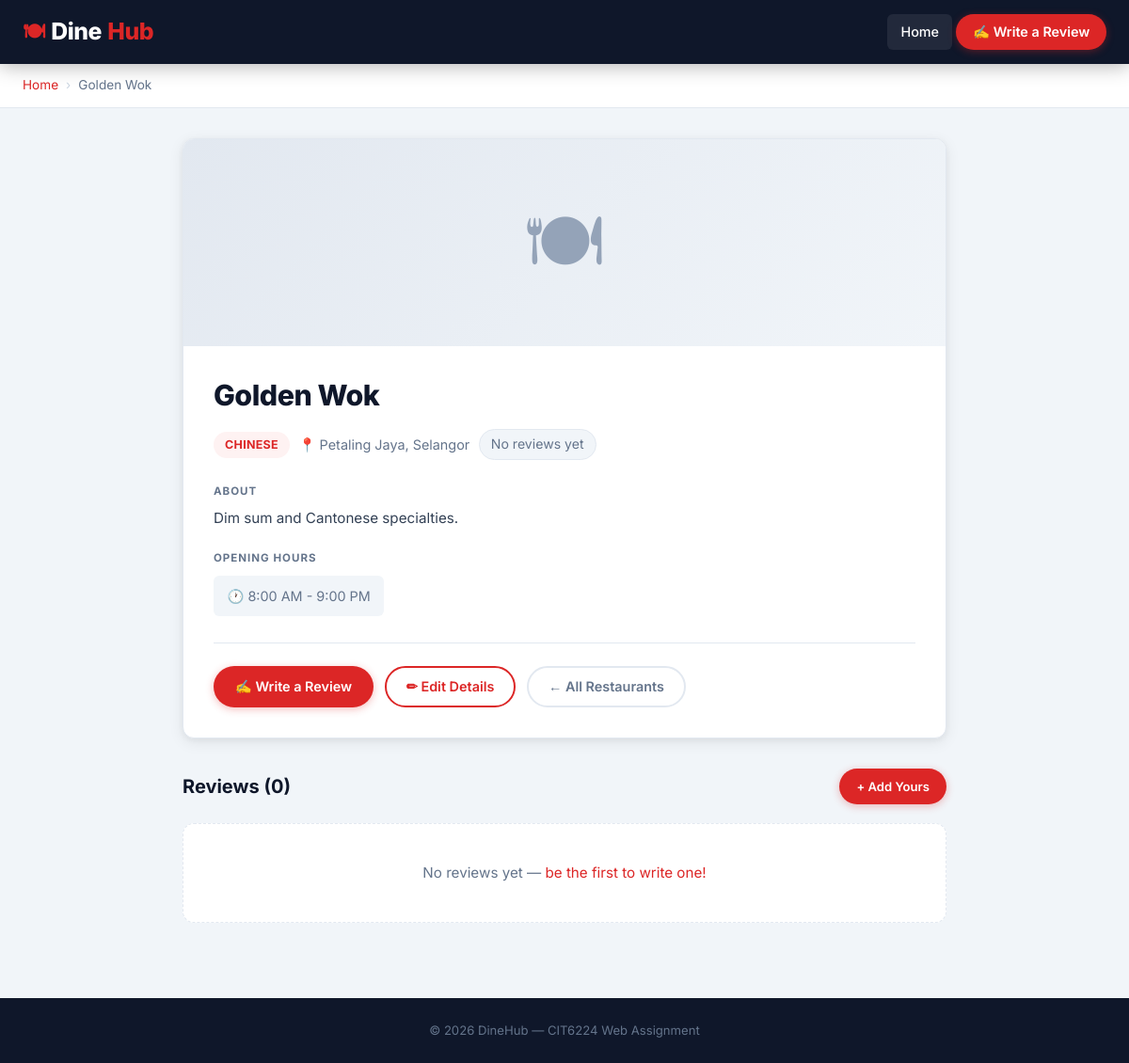
The app's page /restaurant.php?id=5 with its own data.
### tables this page shows
CREATE TABLE IF NOT EXISTS restaurants (
    id INT AUTO_INCREMENT PRIMARY KEY,
    name VARCHAR(100) NOT NULL,
    cuisine_type VARCHAR(50) NOT NULL,
    location VARCHAR(150) NOT NULL,
    description TEXT,
    opening_hours VARCHAR(100),
    image VARCHAR(255) DEFAULT 'default.jpg',
    created_at TIMESTAMP DEFAULT CURRENT_TIMESTAMP
);

### restaurant.php (the view, shortened to what this page needs)
<?php
require_once 'db.php';
$id = filter_input(INPUT_GET, 'id', FILTER_VALIDATE_INT, [
    'options' => ['min_range' => 1]
]);
$stmt = $pdo->prepare("SELECT * FROM restaurants WHERE id = :id");
$stmt->execute([':id' => $id]);
$restaurant = $stmt->fetch();
$reviewStmt = $pdo->prepare(
    "SELECT customer_name, email, rating, review_text, created_at
     FROM   reviews
     WHERE  restaurant_id = :id
     ORDER  BY created_at DESC"
);
$reviewStmt->execute([':id' => $id]);
$reviews = $reviewStmt->fetchAll();
$avgStmt = $pdo->prepare(
    "SELECT COUNT(*) AS total, ROUND(AVG(rating), 1) AS avg_rating
     FROM   reviews
     WHERE  restaurant_id = :id"
);
$avgStmt->execute([':id' => $id]);
$stats = $avgStmt->fetch();
require_once 'includes/header.php';
?>
<div class="page-header">
    <nav class="breadcrumb" aria-label="Breadcrumb">
        <a href="index.php">Home</a>
        <span class="sep">›</span>
        <span><?= htmlspecialchars($restaurant['name']) ?></span>
    </nav>
</div>
<div class="detail-container">
    <div class="detail-card">
        <?php if (!empty($restaurant['image']) && file_exists(__DIR__ . '/uploads/' . $restaurant['image'])): ?>
            <img class="detail-hero-img"
                 src="uploads/<?= htmlspecialchars($restaurant['image']) ?>"
                 alt="<?= htmlspecialchars($restaurant['name']) ?>">
        <?php else: ?>
            <div class="detail-hero-placeholder">🍽</div>
        <?php endif; ?>
        <div class="detail-body">
            <h2><?= htmlspecialchars($restaurant['name']) ?></h2>
            <div class="detail-meta">
                <span class="detail-badge"><?= htmlspecialchars($restaurant['cuisine_type']) ?></span>
                <span class="detail-location">📍 <?= htmlspecialchars($restaurant['location']) ?></span>
                <?php if ($stats['total'] > 0): ?>
                    <span class="rating-chip">
                        ★ <?= $stats['avg_rating'] ?> / 5
                        &nbsp;·&nbsp; <?= $stats['total'] ?> review<?= $stats['total'] != 1 ? 's' : '' ?>
                    </span>
                <?php else: ?>
                    <span class="rating-chip empty">No reviews yet</span>
                <?php endif; ?>
            </div>
            <?php if (!empty($restaurant['description'])): ?>
                <p class="section-label">About</p>
                <p class="detail-description">
                    <?= nl2br(htmlspecialchars($restaurant['description'])) ?>
                </p>
            <?php endif; ?>
            <?php if (!empty($restaurant['opening_hours'])): ?>
                <p class="section-label">Opening Hours</p>
                <div class="detail-hours">
                    🕐 <?= nl2br(htmlspecialchars($restaurant['opening_hours'])) ?>
                </div>
            <?php endif; ?>
            <div class="detail-actions">
                <a class="btn btn-primary"
                   href="submit-review.php?id=<?= $id ?>">✍ Write a Review</a>
                <a class="btn btn-outline"
                   href="edit-restaurant.php?id=<?= $id ?>">✏ Edit Details</a>
                <a class="btn btn-ghost" href="index.php">← All Restaurants</a>
            </div>
        </div>
    </div>
    <div class="reviews-section">
        <div class="reviews-header">
            <h3>Reviews (<?= $stats['total'] ?>)</h3>
            <a class="btn btn-primary btn-sm" href="submit-review.php?id=<?= $id ?>">
                + Add Yours
            </a>
        </div>
        <?php if (count($reviews) === 0): ?>
            <div class="no-reviews-msg">
                No reviews yet — <a href="submit-review.php?id=<?= $id ?>"
                   style="color:var(--red)">be the first to write one!</a>
            </div>
        <?php endif; ?>
    </div>
</div>
<?php require_once 'includes/footer.php'; ?>

### style.css (style rules this page uses)
:root { --navy: #0f172a; --navy-mid: #1e293b; --red: #dc2626; --red-dark: #b91c1c; --red-light: #fef2f2; --amber: #f59e0b; --green: #16a34a; --green-light: #f0fdf4; --bg: #f1f5f9; --surface: #ffffff; --border: #e2e8f0; --text: #0f172a; --text-muted: #64748b; --radius-sm: 6px; --radius: 12px; --radius-lg: 20px; --shadow-sm: 0 1px 3px rgba(0,0,0,.08), 0 1px 2px rgba(0,0,0,.04); --shadow: 0 4px 16px rgba(0,0,0,.08), 0 2px 6px rgba(0,0,0,.04); --shadow-lg: 0 12px 40px rgba(0,0,0,.12), 0 4px 12px rgba(0,0,0,.06); --transition: 0.22s ease; --nav-height: 68px; }
*, *::before, *::after { box-sizing: border-box; margin: 0; padding: 0; }
html { scroll-behavior: smooth; }
body { font-family: 'Inter', 'Segoe UI', Arial, sans-serif; background: var(--bg); color: var(--text); line-height: 1.6; padding-top: var(--nav-height); }
a { text-decoration: none; color: inherit; }
.page-header { background: var(--surface); border-bottom: 1px solid var(--border); padding: 0.75rem 1.5rem; }
.breadcrumb { max-width: 1200px; margin: 0 auto; display: flex; align-items: center; gap: 0.5rem; font-size: 0.85rem; color: var(--text-muted); }
.breadcrumb a { color: var(--red); }
.breadcrumb .sep { color: #cbd5e1; }
.btn { display: inline-flex; align-items: center; gap: 0.35rem; padding: 0.55rem 1.3rem; border-radius: 100px; font-size: 0.9rem; font-weight: 600; font-family: inherit; cursor: pointer; border: 2px solid transparent; transition: background var(--transition), color var(--transition), transform var(--transition), box-shadow var(--transition), border-color var(--transition); white-space: nowrap; text-decoration: none; }
.btn-primary { background: var(--red); color: #fff; box-shadow: 0 2px 8px rgba(220,38,38,.3); }
.btn-outline { background: transparent; color: var(--red); border-color: var(--red); }
.btn-ghost { background: transparent; color: var(--text-muted); border-color: var(--border); }
.btn-sm { padding: 0.4rem 1rem; font-size: 0.82rem; }
.detail-container { max-width: 860px; margin: 0 auto; padding: 2rem 1.5rem; }
.detail-card { background: var(--surface); border-radius: var(--radius); overflow: hidden; box-shadow: var(--shadow); border: 1px solid var(--border); margin-bottom: 2rem; }
.detail-hero-placeholder { width: 100%; height: 220px; background: linear-gradient(135deg, #e2e8f0, #f1f5f9); display: flex; align-items: center; justify-content: center; font-size: 5rem; color: #94a3b8; }
.detail-body { padding: 1.75rem 2rem 2rem; }
.detail-body h2 { font-size: 1.9rem; font-weight: 800; letter-spacing: -0.5px; margin-bottom: 0.75rem; }
.detail-meta { display: flex; flex-wrap: wrap; align-items: center; gap: 0.6rem; margin-bottom: 1.5rem; }
.detail-badge { background: var(--red-light); color: var(--red); font-size: 0.78rem; font-weight: 700; padding: 4px 12px; border-radius: 100px; letter-spacing: 0.3px; text-transform: uppercase; }
.detail-location { font-size: 0.9rem; color: var(--text-muted); display: flex; align-items: center; gap: 0.3rem; }
.rating-chip { display: inline-flex; align-items: center; gap: 0.3rem; background: #fffbeb; border: 1.5px solid #fde68a; border-radius: 100px; padding: 4px 12px; font-size: 0.88rem; color: var(--amber); font-weight: 700; }
.rating-chip.empty { background: var(--bg); border-color: var(--border); color: var(--text-muted); font-weight: 400; }
.section-label { font-size: 0.72rem; font-weight: 700; color: var(--text-muted); text-transform: uppercase; letter-spacing: 1px; margin-bottom: 0.4rem; margin-top: 1.25rem; }
.detail-description { font-size: 0.95rem; line-height: 1.7; color: #334155; }
.detail-hours { font-size: 0.9rem; color: var(--text-muted); background: var(--bg); border-radius: var(--radius-sm); padding: 0.6rem 0.9rem; display: inline-block; margin-top: 0.25rem; }
.detail-actions { display: flex; gap: 0.75rem; flex-wrap: wrap; margin-top: 1.75rem; padding-top: 1.5rem; border-top: 1px solid var(--border); }
.reviews-section { margin-top: 0; }
.reviews-header { display: flex; align-items: center; justify-content: space-between; margin-bottom: 1.25rem; flex-wrap: wrap; gap: 0.75rem; }
.reviews-header h3 { font-size: 1.25rem; font-weight: 700; }
.no-reviews-msg { text-align: center; padding: 2.5rem; background: var(--surface); border: 1px dashed var(--border); border-radius: var(--radius); color: var(--text-muted); font-size: 0.95rem; }

### records on screen
restaurants: name "Golden Wok", cuisine_type "CHINESE", location "Petaling Jaya, Selangor", description "Dim sum and Cantonese specialties.", opening_hours "8:00 AM - 9:00 PM"

### other values on screen
$stats['total'] "0"
